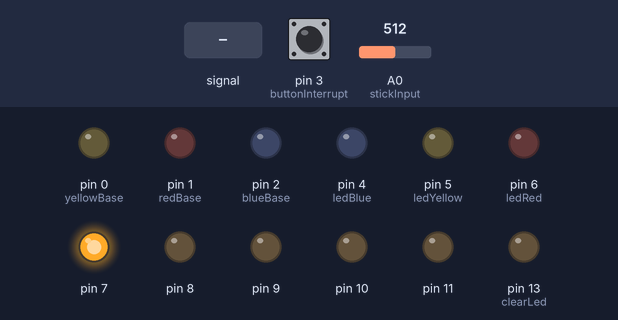
This sketch was run on a simulated Arduino Uno, built with avr-gcc and run on an emulated ATmega328P. Parts: output pins drawn as LEDs (lit = HIGH). The test bench sets the inputs (shaded band); at power-on: A0 (stickInput) = 512, pin 3 (buttonInterrupt) LOW.

Above: at 1.2 s.
1.3 s: A0 (stickInput) fed a 200 Hz sine of ±255 counts around its level
At 2.13 s:
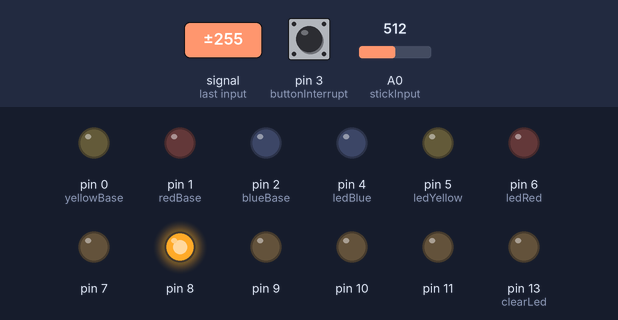
4.3 s: A0 (stickInput) set to 716
At 5.7 s:
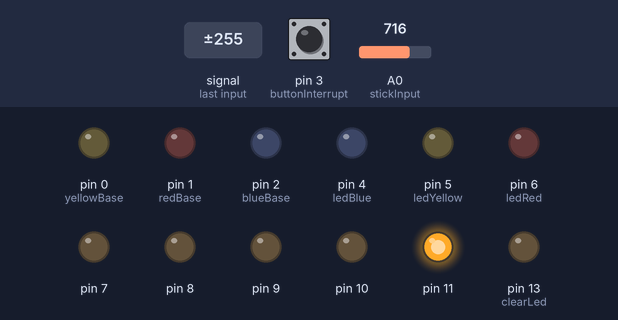
6.1 s: pin 3 (buttonInterrupt) pulled HIGH for 0.15 s
At 7.1 s:
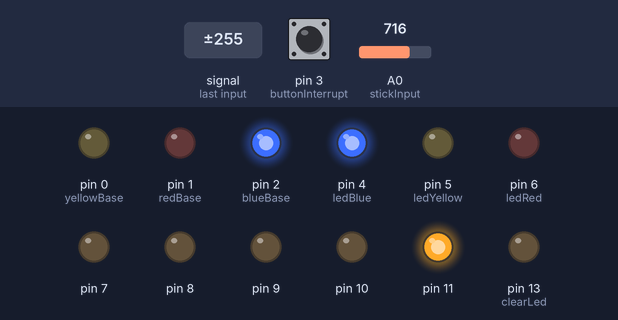
7.7 s: A0 (stickInput) set to 328
9.2 s: A0 (stickInput) set to 297
At 10.7 s:
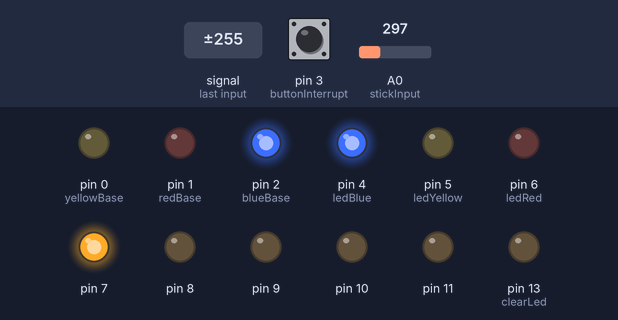
11.0 s: pin 3 (buttonInterrupt) pulled HIGH for 1 s
At 12.1 s:
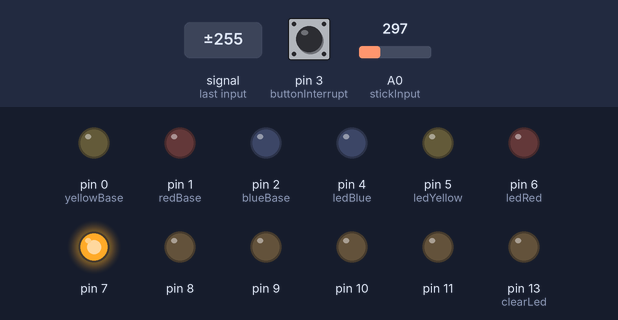
Timing chart, 0 to 14.0 s (numbered marks = the images above; inputs shaded):
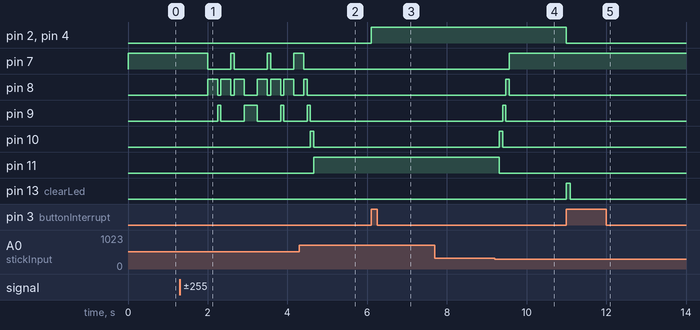

The sketch:

ledGame_01.ino
```cpp
const int clearPos = 7;
const int yellowPos = 9;
const int redPos = 10;
const int bluePos = 11;

const int clearLed = 13;
const int yellowBase = 0;
const int redBase = 1;
const int blueBase = 2;

const byte buttonInterrupt = 3;
const int ledBlue = 4;
const int ledYellow = 5;
const int ledRed = 6;

const int grassStart = 7;
const int grassEnd = 11;

const byte stickInput = A0;
int stickPosX;
int stickNorm;

volatile int position = grassStart;
volatile bool red = false;
volatile bool yellow = false;
volatile bool blue = false;

volatile int tick = 0;

void setup() {
  pinMode(clearLed, OUTPUT);

  pinMode(yellowBase, OUTPUT);
  pinMode(redBase, OUTPUT);
  pinMode(blueBase, OUTPUT);

  pinMode(ledBlue, OUTPUT);
  pinMode(ledYellow, OUTPUT);
  pinMode(ledRed, OUTPUT);

  for (int i = grassStart; i <= grassEnd; i++){
    pinMode(i,OUTPUT);
  }

  attachInterrupt(digitalPinToInterrupt(buttonInterrupt), buttonPress, RISING);

  stickNorm = analogRead(stickInput);

}

void loop() {

  tick++;

  stickPosX = analogRead(A0);

  if (digitalRead(clearLed) == HIGH){
    digitalWrite(ledBlue, LOW);
    digitalWrite(blueBase, LOW);
    blue = false;

    digitalWrite(ledYellow, LOW);
    digitalWrite(yellowBase, LOW);
    yellow = false;

    digitalWrite(ledRed, LOW);
    digitalWrite(redBase, LOW);
    red = false;

    delay(100);
    digitalWrite(clearLed, LOW);
  }

  if (red == true && digitalRead(ledRed) == LOW)  digitalWrite(ledRed, HIGH);
  else if (red == false && digitalRead(ledRed) == HIGH)  digitalWrite(ledRed, LOW);

  if (blue == true && digitalRead(ledBlue) == LOW)  digitalWrite(ledBlue, HIGH);
  else if (blue == false && digitalRead(ledBlue) == HIGH)  digitalWrite(ledBlue, LOW);

  if (yellow == true && digitalRead(ledYellow) == LOW)  digitalWrite(ledYellow, HIGH);
  else if (yellow == false && digitalRead(ledYellow) == HIGH)  digitalWrite(ledYellow, LOW);

  for (int i = grassStart; i <= grassEnd; i++){
    if (i != position)
      digitalWrite(i, LOW);
    else
      digitalWrite(i, HIGH);
  }

  if (tick % 200 == 0){
    if (stickPosX > stickNorm +200 && position != grassEnd) {position = position + 1;}
    else if (stickPosX < stickNorm -200 && position != grassStart) {position = position - 1;}
    tick++;
    delay(50);
  }
}

void buttonPress(){

    switch(position){
      case clearPos:
        digitalWrite(clearLed, HIGH);
        break;
      case redPos:
        if (!red){
          red = true;
          digitalWrite(redBase, HIGH);
        } else {
          red = false;
          digitalWrite(redBase, LOW);
        }
        break;
      case bluePos:
        if (!blue){
          blue = true;
          digitalWrite(blueBase, HIGH);
        } else {
          blue = false;
          digitalWrite(blueBase, LOW);
        }
        break;
      case yellowPos:
        if (!yellow){
          yellow = true;
          digitalWrite(yellowBase, HIGH);
        } else {
          yellow = false;
          digitalWrite(yellowBase, LOW);
        }
        break;
      default:
        break;
    }

}
```

Measured:
- the behaviour switches between 312 and 311 on A0 (stickInput) (found by bisection; images 3 and 4)
- after the input at 1.3 s, pin 7: goes LOW 0.58 s, HIGH 0.08 s, LOW 0.83 s, HIGH 0.08 s, LOW 0.58 s, then HIGH, starting after 0.70 s; pin 9: goes HIGH 0.08 s, LOW 0.58 s, HIGH 0.33 s, LOW 0.58 s, HIGH 0.08 s, then LOW, starting after 0.95 s
- after the input at 4.3 s, pin 10: LOW → HIGH after 0.27 s, → LOW 0.08 s later; pin 11: LOW → HIGH after 0.36 s
- after the input at 6.1 s, pin 2 (blueBase), pin 4 (ledBlue): LOW → HIGH at once
- after the input at 7.7 s, every drawn part: stays the same
- after the input at 9.2 s, pin 7: LOW → HIGH after 0.37 s; pin 8: LOW → HIGH after 0.28 s, → LOW 0.08 s later; pin 9: LOW → HIGH after 0.20 s, → LOW 0.08 s later; pin 10: LOW → HIGH after 0.12 s, → LOW 0.08 s later; pin 11: HIGH → LOW after 0.12 s
- after the input at 11.0 s, pin 2 (blueBase), pin 4 (ledBlue): HIGH → LOW at once; pin 13 (clearLed): LOW → HIGH at once, → LOW 0.10 s later
